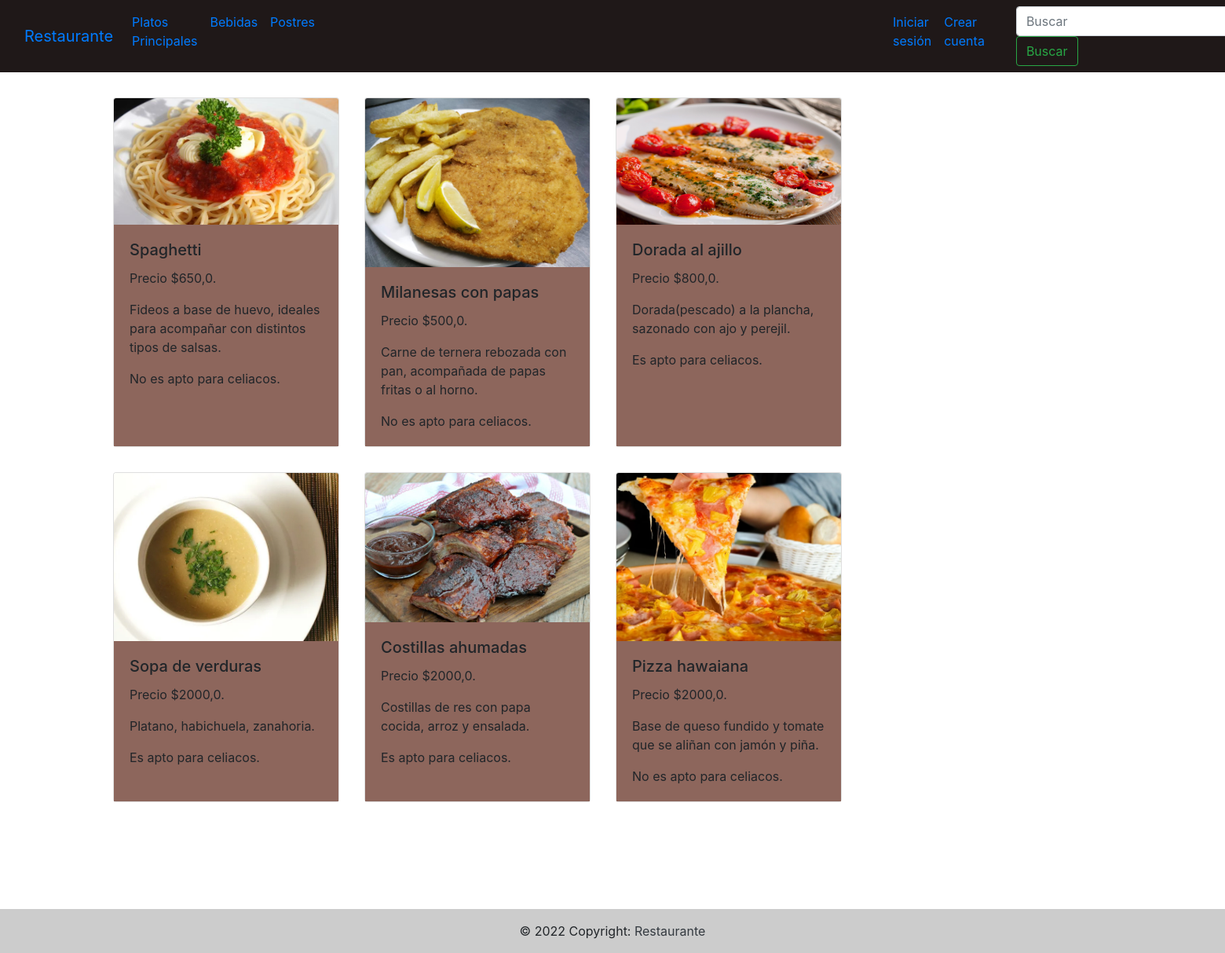
Screenshot of /lunch/foods_list/ with the database file from the repository.
### lunch/models.py (models this page shows, shortened)
class principal(models.Model):
    name = models.CharField(max_length=40)
    price = models.FloatField()
    description = models.CharField(max_length=300, blank=True, null=True)
    celiac = models.BooleanField()
    image = models.ImageField(upload_to='lunch/', blank=True, null=True)

### lunch/views.py (the view)
# urls.py: path("foods_list/", foods_list , name="foods_list"),
def foods_list(request):
    foods = principal.objects.all()
    context= {
        "foods": foods
    }
    return render(request, "foods/foods_list.html", context=context)

### templates/foods/foods_list.html (shortened to what this page needs)
{% extends "base.html" %}
{% block contenido_que_cambia %}
<div   style="margin-top:2rem; margin-left:7rem; margin-bottom:7rem ; display: flex; flex-direction: row; flex-wrap: wrap; max-width: 100vmin;
min-width: 80vmax">
{% for food in foods %}
<div class="card" style="width: 18rem; margin-bottom:2rem; margin-left:2rem">
    {% if food.image %}
    <img src="{{food.image.url}}" class="card-img-top">
    {% endif %}
        <div class="card-body" style="background-color:rgba(141, 102, 92)">
            <h5 class="card-title"> {{ food.name }}</h5>
            <p class="card-text">Precio ${{ food.price }}.
            <p></p>    {{food.description}}
            <p></p> {% if food.celiac == True %} Es apto para celiacos.{% else %} No es apto para celiacos. {%endif%}
        </div>
    </div>
    {%endfor%}
    {% endblock %}

### templates/base.html (shortened to what this page needs)
<!DOCTYPE html>
<html lang="en">
<head>
    <link rel="stylesheet" href="https://cdn.jsdelivr.net/npm/bootstrap@4.6.2/dist/css/bootstrap.min.css">
    </head>
    <body>
      <div style = "position: relative; padding-bottom: 3em; min-height: 100vh">
      <nav class="navbar navbar-expand-lg navbar-primary" style="background-color: #1f1818;">
        <div class="container-fluid">
        <a class="navbar-brand" href="/">Restaurante</a>
        <div class="collapse navbar-collapse" id="navbarSupportedContent">
          <ul class="navbar-nav mr-auto">
              {% if request.user.is_authenticated and request.user.is_superuser %}
            <li class="nav-item">
              <a class="nav-link" href="/lunch/add_food/">Agregar comida/bebida</a>
            </li>
            <a class="nav-link" href="/lunch/foods_list/">Platos Principales</a>
            </li>
            <li class="nav-item">
              <a class="nav-link" href="/lunch/drinks_list/">Bebidas</a>
            </li>
            <li class="nav-item">
              <a class="nav-link" href="/lunch/desserts_list/" style="margin-right: 30rem ">Postres</a>
            </li>
            {% else %}
            <a class="nav-link" href="/lunch/foods_list/">Platos Principales</a>
            <li class="nav-item">
              <a class="nav-link" href="/lunch/drinks_list/">Bebidas</a>
            </li>
            <li class="nav-item">
              <a class="nav-link" href="/lunch/desserts_list/" style="margin-right: 45rem ">Postres</a>
            </li>
            {% endif %}
            {% if request.user.is_authenticated %}
            <li class="nav-item">
              <a class="nav-link" href="/users/profile/">Perfil</a>
            </li>
            <li class="nav-item">
              <a class="nav-link" href="/users/logout"style="margin-left: 2rem ">Cerrar sesión</a>
            </li>
            {% else %}
            <li class="nav-item">
              <a class="nav-link" href="/users/login" >Iniciar sesión</a>
            </li>
            <li class="nav-item">
              <a class="nav-link" href="/users/register/" style="margin-right: 2rem " >Crear cuenta</a>
            </li>
            {% endif %}
          <form class="form-inline my-2 my-lg-0" action="/search_food/" method="GET">
            <input class="form-control mr-sm-2" type="search" placeholder="Buscar" aria-label="Buscar" name="search">
            <button class="btn btn-outline-success my-2 my-sm-0" type="submit">Buscar</button>
          </form>
        </div>
      </nav>
{% block contenido_que_cambia %}
{% endblock %}
<div class="mx-auto" style="width: 200px;">
  <footer class="bg-light text-center text-lg-start">
    <div class="text-center p-3" style="position: absolute; left: 0px;width:100% ; bottom: 0;background-color: rgba(0, 0, 0, 0.2);">
      © 2022 Copyright:
      <a class="text-dark" href="">Restaurante</a>
        </div>
        </footer>
  </body>
  </html>

### templates/base.html (style rules this page uses)
body { background-image: url('https://images.pexels.com/photos/326279/pexels-photo-326279.jpeg?auto=compress&cs=tinysrgb&w=1260&h=750&dpr=1'); background-repeat: no-repeat; background-attachment: fixed; background-size: 100% 100%; }

### rows the page displays
principal: image (picture), name "Spaghetti", price "650,0", description "Fideos a base de huevo, ideales para acompañar con distintos tipos de salsas.", celiac "No es apto para celiacos."
principal: image (picture), name "Milanesas con papas", price "500,0", description "Carne de ternera rebozada con pan, acompañada de papas fritas o al horno.", celiac "No es apto para celiacos."
principal: image (picture), name "Dorada al ajillo", price "800,0", description "Dorada(pescado) a la plancha, sazonado con ajo y perejil.", celiac "Es apto para celiacos."
principal: image (picture), name "Sopa de verduras", price "2000,0", description "Platano, habichuela, zanahoria.", celiac "Es apto para celiacos."
principal: image (picture), name "Costillas ahumadas", price "2000,0", description "Costillas de res con papa cocida, arroz y ensalada.", celiac "Es apto para celiacos."
principal: image (picture), name "Pizza hawaiana", price "2000,0", description "Base de queso fundido y tomate que se aliñan con jamón y piña.", celiac "No es apto para celiacos."
